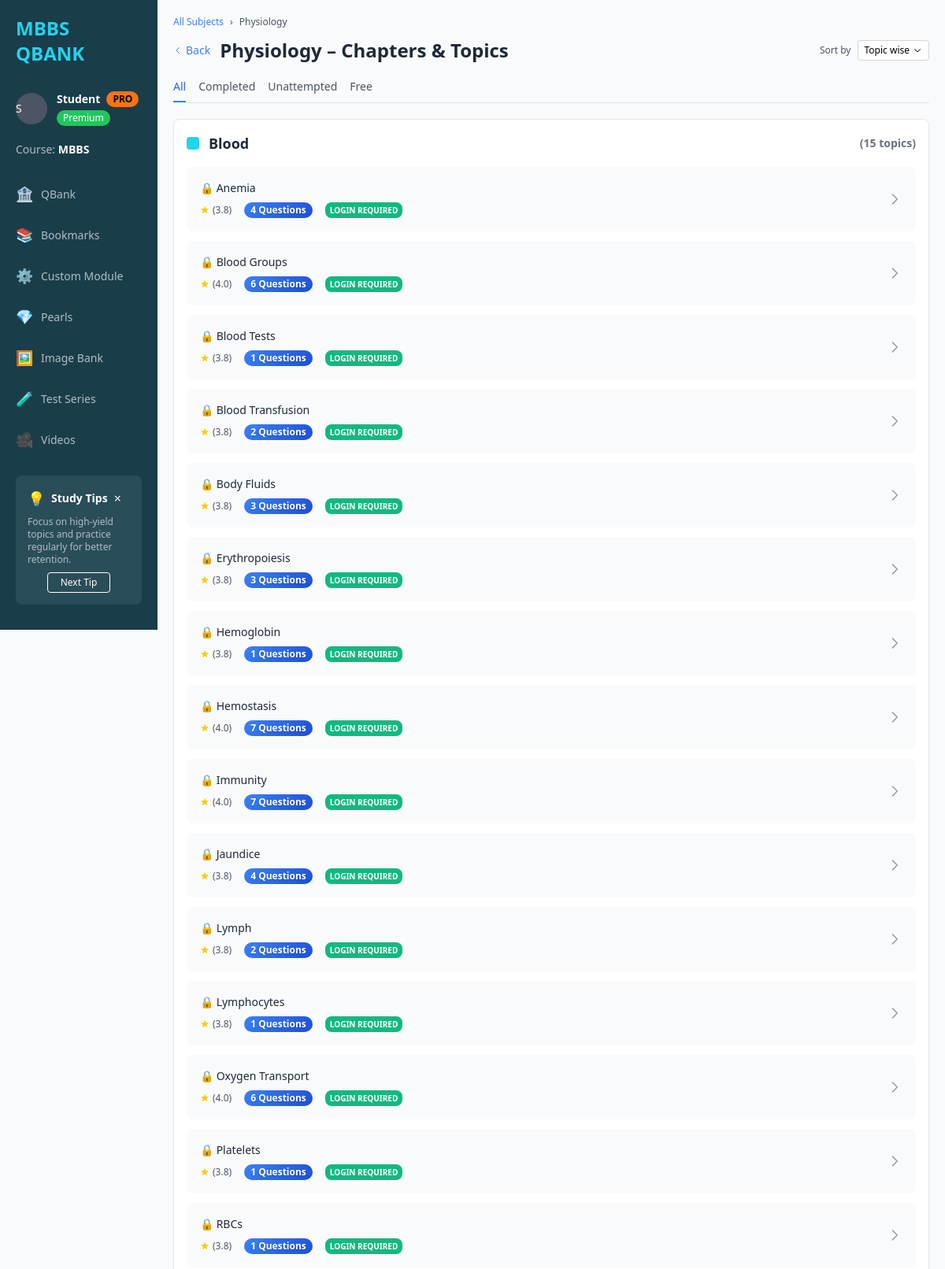
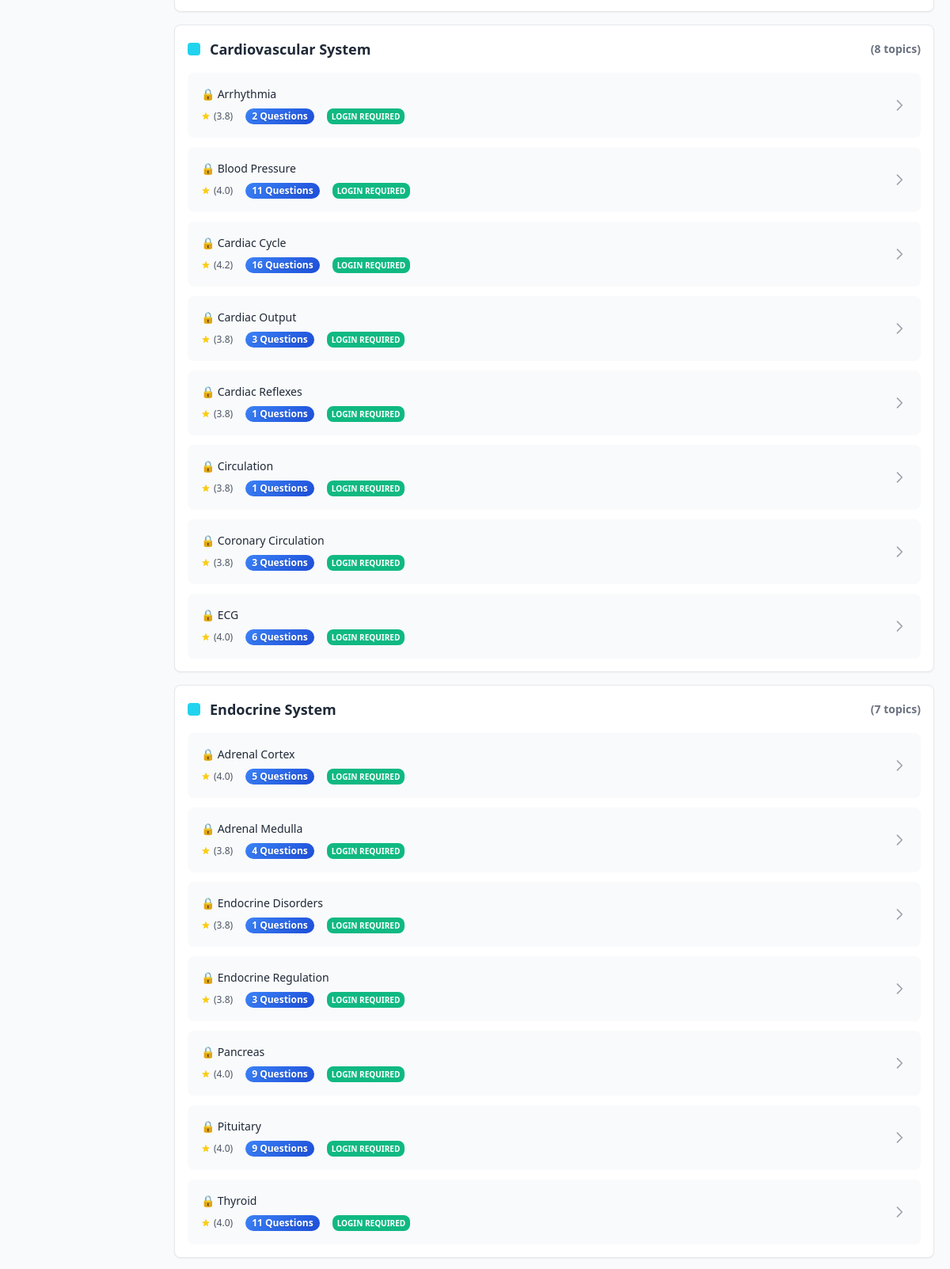
/subject/Physiology (upper part), run on the app's committed database (2 pictures, top to bottom).
### tables this page shows
CREATE TABLE "qbank" (
        id INTEGER PRIMARY KEY AUTOINCREMENT,
        subject TEXT,
        exam_type TEXT,
        year TEXT,
        category TEXT,
        chapter TEXT,
        topic TEXT,
        subtopic TEXT,
        question TEXT,
        answer TEXT
    , is_premium INTEGER DEFAULT 1);

### app.py (the view)
@app.route('/subject/<subject_name>')
def show_subject(subject_name):
    conn = get_db_connection()
    user_id = session.get('user_id')
    chapters = conn.execute(
        '''
        SELECT DISTINCT chapter
        FROM qbank
        WHERE LOWER(subject) = ? AND chapter != ""
        ORDER BY chapter
        ''',
        (subject_name.lower(),)
    ).fetchall()
    chapters_with_topics = []
    for row in chapters:
        chapter = row['chapter']
        topics = conn.execute(
            '''
            SELECT DISTINCT topic
            FROM qbank
            WHERE LOWER(subject) = ? AND chapter = ? AND topic != ""
            ORDER BY topic
            ''',
            (subject_name.lower(), chapter)
        ).fetchall()
        enhanced_topics = []
        for topic_row in topics:
            topic_name = topic_row['topic']
            question_count = get_question_count(conn, subject_name, topic_name)
            is_completed = is_topic_completed(conn, user_id, subject_name, topic_name)
            topic_requires_login = is_topic_login_required(subject_name, topic_name)
            show_lock = topic_requires_login and not user_id  # Only show lock if login required AND user not logged in
            if question_count >= 50:
                rating = 4.8
            elif question_count >= 30:
                rating = 4.5
            elif question_count >= 15:
                rating = 4.2
            elif question_count >= 5:
                rating = 4.0
            else:
                rating = 3.8
            if show_lock:
                status = 'LOGIN REQUIRED'
            else:
                status = 'FREE'
            topic_data = {
                'name': topic_name,
                'question_count': question_count,
                'rating': rating,
                'status': status,
                'completed': is_completed,
                'requires_login': show_lock  # This controls the lock icon
            }
            enhanced_topics.append(topic_data)
        chapters_with_topics.append({
            'chapter': chapter,
            'topics': enhanced_topics
        })
    conn.close()
    return render_template('subject_chapters.html',
                           subject=subject_name.title(),
                           chapters=chapters_with_topics)

### app.py (called while the page is built)
def get_db_connection():
    conn = sqlite3.connect(DB_FILE)
    conn.row_factory = sqlite3.Row
    return conn

def is_topic_login_required(subject, topic):
    conn = get_db_connection()
    try:
        result = conn.execute('''
            SELECT DISTINCT is_premium
            FROM qbank
            WHERE LOWER(subject) = ? AND LOWER(topic) = ?
            LIMIT 1
        ''', (subject.lower(), topic.lower())).fetchone()
        return result and result['is_premium'] == 1
    finally:
        conn.close()

def get_question_count(conn, subject_name, topic_name):
    result = conn.execute(
        'SELECT COUNT(*) as count FROM qbank WHERE LOWER(subject) = ? AND topic = ?',
        (subject_name.lower(), topic_name)
    ).fetchone()
    return result['count'] if result else 0

def is_topic_completed(conn, user_id, subject, topic):
    if not user_id:
        return False
    result = conn.execute(
        'SELECT id FROM topic_completion WHERE user_id = ? AND LOWER(subject) = ? AND topic = ?',
        (user_id, subject.lower(), topic)
    ).fetchone()
    return result is not None

### templates/subject_chapters.html (shortened to what this page needs)
<!DOCTYPE html>
<html lang="en">
<head>
    <script src="https://cdn.tailwindcss.com"></script>
</head>
<body class="bg-gray-50 min-h-screen flex">
    <nav class="sidebar text-white" role="navigation" aria-label="Main navigation">
        <div class="px-5 pb-8">
            <a href="{{ url_for('home') }}" class="text-2xl font-bold text-cyan-400 no-underline sidebar-brand">MBBS QBANK</a>
        </div>
        <div class="px-5 pb-5">
            <div class="flex items-center space-x-3">
                <div class="w-10 h-10 bg-gray-600 rounded-full flex items-center justify-content">
                    <span class="text-sm font-medium" aria-hidden="true">
                        {% if session.username %}
                            {{ session.username[0].upper() }}
                        {% else %}
                            S
                        {% endif %}
                    </span>
                </div>
                <div>
                    <div class="flex items-center space-x-2">
                        <span class="font-semibold text-sm">
                            {% if session.username %}
                                {{ session.username }}
                            {% else %}
                                Student
                            {% endif %}
                        </span>
                        <span class="bg-orange-500 text-black text-xs px-2 py-0.5 rounded-xl font-bold">PRO</span>
                    </div>
                    <div class="text-xs bg-green-500 text-white px-2 py-0.5 rounded-xl mt-1 inline-block">Premium</div>
                </div>
            </div>
        </div>
        <div class="px-5 pb-5">
            <div class="text-sm" style="color: #b0bec5;">Course: <strong class="text-white">MBBS</strong></div>
        </div>
        <div class="flex-1">
            <ul class="list-none">
                <li>
                    <a href="{{ url_for('home') }}" class="nav-item">
                        <span class="text-lg">🏦</span>
                        <span>QBank</span>
                    </a>
                </li>
                <li>
                    {% if session.user_id %}
                        <a href="{{ url_for('bookmarks') }}" class="nav-item">
                            <span class="text-lg">📚</span>
                            <span>Bookmarks</span>
                        </a>
                    {% else %}
                        <button class="nav-item w-full text-left">
                            <span class="text-lg">📚</span>
                            <span>Bookmarks</span>
                        </button>
                    {% endif %}
                </li>
                <li>
                    <button class="nav-item w-full text-left">
                        <span class="text-lg">⚙️</span>
                        <span>Custom Module</span>
                    </button>
                </li>
                <li>
                    <button class="nav-item w-full text-left">
                        <span class="text-lg">💎</span>
                        <span>Pearls</span>
                    </button>
                </li>
                <li>
                    <button class="nav-item w-full text-left">
                        <span class="text-lg">🖼️</span>
                        <span>Image Bank</span>
                    </button>
                </li>
                <li>
                    <button class="nav-item w-full text-left">
                        <span class="text-lg">🧪</span>
                        <span>Test Series</span>
                    </button>
                </li>
                <li>
                    <button class="nav-item w-full text-left">
                        <span class="text-lg">🎥</span>
                        <span>Videos</span>
                    </button>
                </li>
            </ul>
        </div>
        <div class="tips-section">
            <div class="flex items-center space-x-2 mb-2">
                <span class="text-lg">💡</span>
                <span class="font-bold text-sm text-white">Study Tips</span>
                <button class="ml-auto text-white text-base" aria-label="Close tip">×</button>
            </div>
            <p class="text-xs" style="color: #b0bec5; margin-bottom: 8px;">
                Focus on high-yield topics and practice regularly for better retention.
            </p>
            <div class="text-center">
                <button class="bg-transparent border border-white text-white py-1 px-4 rounded text-xs hover:bg-white hover:text-slate-800 transition-colors">
                    Next Tip
                </button>
            </div>
        </div>
    </nav>
    <main class="main-content flex-1 p-5" role="main">
        <nav class="flex items-center space-x-2 mb-3 text-xs text-gray-600" aria-label="Breadcrumb">
            <a href="{{ url_for('home') }}" class="text-blue-500 hover:underline">All Subjects</a>
            <span aria-hidden="true">›</span>
            <span>{{ subject }}</span>
        </nav>
        <div class="flex items-center justify-between mb-5">
            <div class="flex items-center space-x-3">
                <a href="{{ url_for('home') }}" class="text-blue-500 hover:text-blue-600 flex items-center" aria-label="Back to all subjects">
                    <svg class="w-3 h-3 mr-1" fill="none" stroke="currentColor" viewBox="0 0 24 24" aria-hidden="true">
                        <path stroke-linecap="round" stroke-linejoin="round" stroke-width="2" d="M15 19l-7-7 7-7"></path>
                    </svg>
                    <span class="text-sm">Back</span>
                </a>
                <h1 class="text-2xl font-bold text-gray-800">{{ subject }} – Chapters & Topics</h1>
            </div>
            <div class="flex items-center space-x-2">
                <span class="text-xs text-gray-600">Sort by</span>
                <div class="relative dropdown">
                    <button class="bg-white border border-gray-300 rounded px-2 py-1 text-xs flex items-center space-x-1" aria-haspopup="true" aria-expanded="false">
                        <span>Topic wise</span>
                        <svg class="w-3 h-3" fill="none" stroke="currentColor" viewBox="0 0 24 24" aria-hidden="true">
                            <path stroke-linecap="round" stroke-linejoin="round" stroke-width="2" d="M19 9l-7 7-7-7"></path>
                        </svg>
                    </button>
                </div>
            </div>
        </div>
        <div class="flex space-x-4 mb-5 border-b">
            <button class="pb-2 border-b-2 border-blue-500 text-blue-600 font-medium text-sm" aria-current="true">All</button>
            <button class="pb-2 border-b-2 border-transparent text-gray-600 hover:text-gray-800 text-sm">Completed</button>
            <button class="pb-2 border-b-2 border-transparent text-gray-600 hover:text-gray-800 text-sm">Unattempted</button>
            <button class="pb-2 border-b-2 border-transparent text-gray-600 hover:text-gray-800 text-sm">Free</button>
        </div>
        {% if chapters %}
            {% for chapter in chapters %}
                <div class="bg-white rounded-lg shadow-sm border border-gray-200 p-4 mb-4">
                    <h2 class="text-lg font-semibold text-gray-800 mb-4 flex items-center">
                        <div class="w-4 h-4 bg-cyan-400 rounded mr-3"></div>
                        {{ chapter.chapter }}
                        <span class="ml-auto text-sm text-gray-500">({{ chapter.topics|length }} topics)</span>
                    </h2>
                    <div class="space-y-3">
                        {% for topic in chapter.topics %}
                            <a href="{{ url_for('show_topic', subject_name=subject, topic_name=topic.name) }}"
                               class="block bg-gray-50 rounded-lg p-4 hover:bg-blue-50 hover:transform hover:translate-x-1 transition-all duration-300 border border-transparent hover:border-blue-200 {% if session.user_id and topic.completed %}topic-completed{% endif %}">
                                <div class="flex items-center space-x-4">
                                    <div class="flex-1 min-w-0">
                                        <h3 class="font-medium text-gray-800 text-sm mb-2">
                                            {% if topic.requires_login %}🔒{% endif %} {{ topic.name }}
                                        </h3>
                                        <div class="flex items-center space-x-4 text-xs">
                                            <div class="rating-display">
                                                <span class="text-gray-600">({{ topic.rating }})</span>
                                            </div>
                                            <span class="question-count">{{ topic.question_count }} Questions</span>
                                            <span class="status-badge {% if topic.status == 'PRO' %}status-pro{% else %}status-free{% endif %}">
                                                {{ topic.status }}
                                            </span>
                                        </div>
                                    </div>
                                    <div class="flex-shrink-0">
                                        <svg class="w-5 h-5 text-gray-400" fill="none" stroke="currentColor" viewBox="0 0 24 24">
                                            <path stroke-linecap="round" stroke-linejoin="round" stroke-width="2" d="M9 5l7 7-7 7"></path>
                                        </svg>
                                    </div>
                                </div>
                            </a>
                        {% endfor %}
                    </div>
                </div>
            {% endfor %}
        {% else %}
            <div class="bg-white rounded-lg shadow-sm border border-gray-200 p-8 text-center">
                <div class="text-6xl mb-4">📚</div>
                <h3 class="text-lg font-medium text-gray-800 mb-2">No chapters available</h3>
                <p class="text-gray-600 text-sm">No chapters found for {{ subject }}. Please check back later.</p>
            </div>
        {% endif %}
    </main>
</body>
</html>

### templates/subject_chapters.html (style rules this page uses)
.sidebar { position: fixed; top: 0; left: 0; width: 200px; height: 100vh; background-color: #1a3d4a; color: white; display: flex; flex-direction: column; overflow-y: auto; padding: 20px 0; }
.main-content { margin-left: 200px; }
.nav-item { transition: all 0.3s ease; padding: 12px 20px; cursor: pointer; color: #b0bec5; font-size: 14px; display: flex; align-items: center; gap: 10px; text-decoration: none; }
.tips-section { margin: 20px; background-color: #2a4d5a; border-radius: 8px; padding: 15px; font-size: 12px; }
.question-count { background: linear-gradient(135deg, #3b82f6 0%, #1d4ed8 100%); color: white; padding: 2px 8px; border-radius: 12px; font-size: 12px; font-weight: 600; text-shadow: 0 1px 2px rgba(0,0,0,0.2); }
.rating-display { display: flex; align-items: center; gap: 4px; }
.status-badge { font-size: 10px; font-weight: 600; padding: 2px 6px; border-radius: 8px; text-transform: uppercase; }
.status-free { background-color: #10b981; color: white; }

### data on the page
qbank: name "Blood Tests", rating "3.8", question_count "1", status "LOGIN REQUIRED"
qbank: name "Hemoglobin", rating "3.8", question_count "1", status "LOGIN REQUIRED"
qbank: name "RBCs", rating "3.8", question_count "1", status "LOGIN REQUIRED"
qbank: name "Cardiac Reflexes", rating "3.8", question_count "1", status "LOGIN REQUIRED"
qbank: name "Circulation", rating "3.8", question_count "1", status "LOGIN REQUIRED"
qbank: name "Endocrine Disorders", rating "3.8", question_count "1", status "LOGIN REQUIRED"

### other printed values
{{ subject }} "Physiology"
{{ chapter.chapter }} "Blood" "Cardiovascular System" "Endocrine System"
{{ chapter.topics|length }} "15" "8" "7"
{{ topic.name }} "Anemia" "Blood Groups" "Blood Transfusion" "Body Fluids" "Erythropoiesis" "Hemostasis" "Immunity" "Jaundice" "Lymph" "Lymphocytes" "Oxygen Transport" "Platelets" "Arrhythmia" "Blood Pressure" "Cardiac Cycle" "Cardiac Output" "Coronary Circulation" "ECG" "Adrenal Cortex" "Adrenal Medulla" "Endocrine Regulation" "Pancreas" "Pituitary" "Thyroid"
{{ topic.rating }} "3.8" "4.0" "3.8" "3.8" "3.8" "4.0" "4.0" "3.8" "3.8" "3.8" "4.0" "3.8" "3.8" "4.0" "4.2" "3.8" "3.8" "4.0" "4.0" "3.8" "3.8" "4.0" "4.0" "4.0"
{{ topic.question_count }} "4" "6" "2" "3" "3" "7" "7" "4" "2" "1" "6" "1" "2" "11" "16" "3" "3" "6" "5" "4" "3" "9" "9" "11"
{{ topic.status }} "LOGIN REQUIRED" "LOGIN REQUIRED" "LOGIN REQUIRED" "LOGIN REQUIRED" "LOGIN REQUIRED" "LOGIN REQUIRED" "LOGIN REQUIRED" "LOGIN REQUIRED" "LOGIN REQUIRED" "LOGIN REQUIRED" "LOGIN REQUIRED" "LOGIN REQUIRED" "LOGIN REQUIRED" "LOGIN REQUIRED" "LOGIN REQUIRED" "LOGIN REQUIRED" "LOGIN REQUIRED" "LOGIN REQUIRED" "LOGIN REQUIRED" "LOGIN REQUIRED" "LOGIN REQUIRED" "LOGIN REQUIRED" "LOGIN REQUIRED" "LOGIN REQUIRED"
